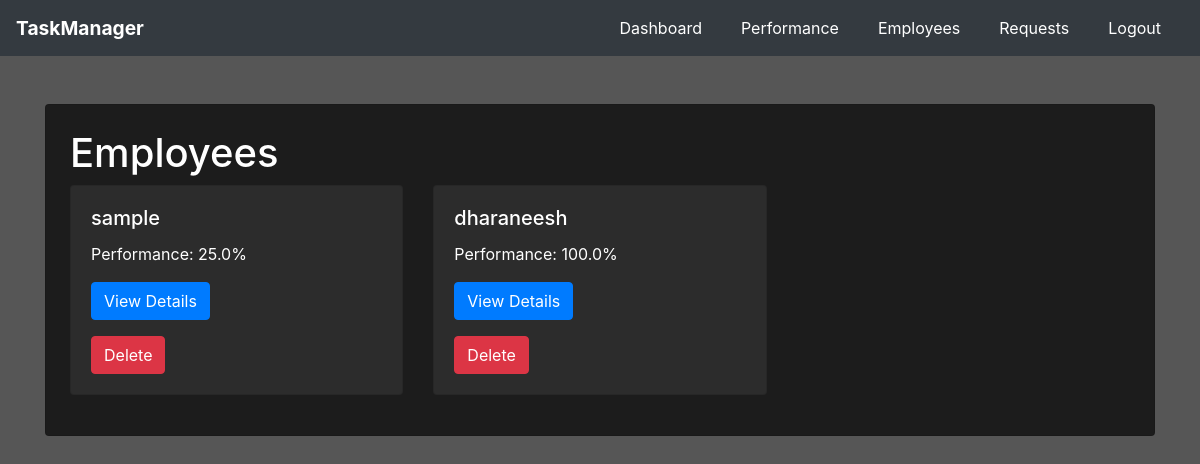
/admin/employees (signed in), run on an earlier commit of the app's database.
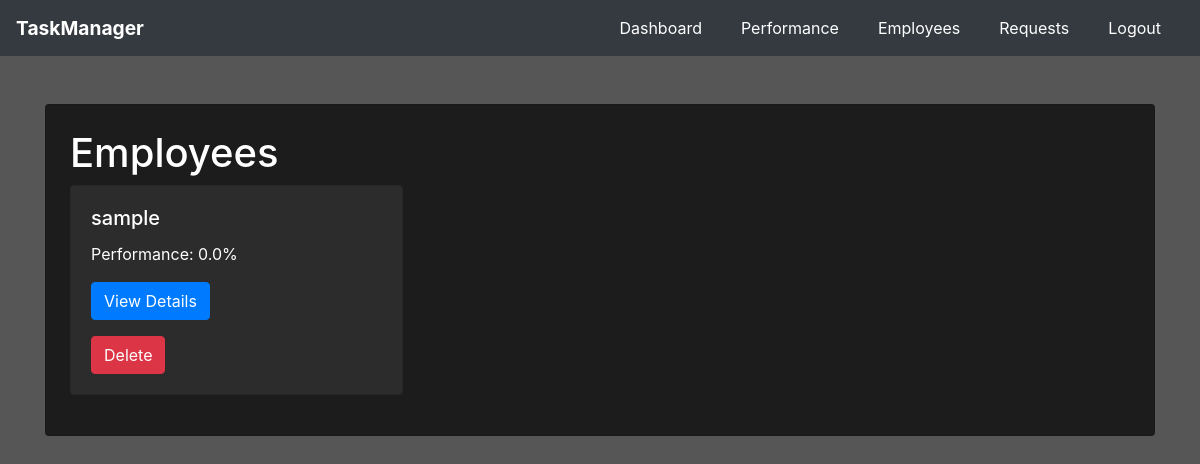
And on a later commit of the database.
### website/models.py (models this page shows)
class User(UserMixin, db.Model):
    id = db.Column(db.Integer, primary_key=True)
    username = db.Column(db.String(150), unique=True, nullable=False)
    password = db.Column(db.String(150), nullable=False)
    role = db.Column(db.String(50), nullable=False)
    email = db.Column(db.String(150), unique=True, nullable=False)
    assigned_tasks = db.relationship('TaskAssignment', backref='assigned_to', lazy=True, cascade="all, delete-orphan")
    tasks_assigned = db.relationship('Task', backref=db.backref('assigned_by_user'), lazy=True)
    extension_requests = db.relationship('ExtensionRequest', back_populates='requesting_user', lazy=True, overlaps="user", cascade="all, delete-orphan")

### website/routes.py (the view)
@main.route('/admin/employees')
@login_required
def employees():
    employees = User.query.filter_by(role='employee').all()
    employee_metrics = []
    for employee in employees:
        total_tasks = len(employee.assigned_tasks)
        completed_tasks = sum(1 for task in employee.assigned_tasks if task.task.status == 'Completed')
        ongoing_tasks = sum(1 for task in employee.assigned_tasks if task.task.status == 'Ongoing')
        overdue_tasks = sum(1 for task in employee.assigned_tasks if task.task.status == 'Overdue')
        late_submission_tasks = sum(1 for task in employee.assigned_tasks if task.task.status == 'Late Submission')
        success_rate = (completed_tasks / total_tasks) * 100 if total_tasks > 0 else 0
        employee_metrics.append({
            'employee': employee,
            'total_tasks': total_tasks,
            'completed_tasks': completed_tasks,
            'ongoing_tasks': ongoing_tasks,
            'overdue_tasks': overdue_tasks,
            'late_submission_tasks': late_submission_tasks,
            'success_rate': success_rate
        })
    return render_template('admin/employees.html', employee_metrics=employee_metrics)

### website/templates/admin/employees.html (shortened to what this page needs)
{% extends "base.html" %}
{% block navbar %}
<nav class="navbar navbar-expand-lg navbar-dark">
  <a class="navbar-brand" href="#">TaskManager</a>
  <div class="collapse navbar-collapse" id="navbarNav">
    <ul class="navbar-nav ml-auto">
      <li class="nav-item">
        <a class="nav-link" href="{{ url_for('main.admin_dashboard') }}">Dashboard</a>
      </li>
      <li class="nav-item">
        <a class="nav-link" href="{{ url_for('main.performance') }}">Performance</a>
      </li>
      <li class="nav-item">
        <a class="nav-link" href="{{ url_for('main.employees') }}">Employees</a>
      </li>
      <li class="nav-item">
        <a class="nav-link" href="{{ url_for('auth.view_requests') }}">Requests</a>
      </li>
      <li class="nav-item">
        <a class="nav-link" href="{{ url_for('auth.logout') }}">Logout</a>
      </li>
    </ul>
  </div>
</nav>
{% endblock %}
{% block content %}
<div class="container mt-5">
    <div class="card p-4" style="background-color: #1c1c1c; color: #ffffff;">
        <h1>Employees</h1>
        <div class="row">
            {% for metric in employee_metrics %}
            <div class="col-md-4 mb-3">
                <div class="card h-100" style="background-color: #2c2c2c; color: #ffffff;">
                    <div class="card-body">
                        <h5 class="card-title">{{ metric.employee.username }}</h5>
                        <p class="card-text">Performance: {{ metric.success_rate }}%</p>
                        <a href="{{ url_for('main.employee_performance', employee_id=metric.employee.id) }}" class="btn btn-primary">View Details</a>
                        <form method="POST" action="{{ url_for('main.delete_employee', employee_id=metric.employee.id) }}" class="mt-3" onsubmit="return confirmDelete('{{ metric.employee.username }}');">
                            <button type="submit" class="btn btn-danger">Delete</button>
                        </form>
                    </div>
                </div>
            </div>
            {% endfor %}
        </div>
    </div>
</div>
{% endblock %}

What changed in the data, as far as the page shows it:
removed User: employee.username "dharaneesh"
Also different on the page:
new list line: "sample"
new list line: "Performance: 0.0 % View Details Delete"
list line gone: "sample"
list line gone: "Performance: 25.0 % View Details Delete"
list line gone: "Performance: 100.0 % View Details Delete"
